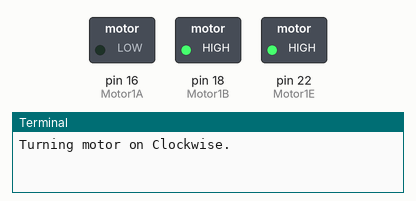
Recording of a program running on a simulated Raspberry Pi (header pin numbers). Shown: switched loads named in the program (green lamp = pin HIGH), the last lines printed to the terminal. At 10.0 s the program stops and its outputs stay as they are.

Above: at 0.1 s.
At 5.1 s:
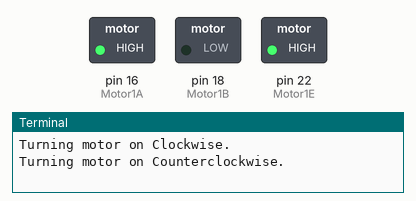
At 10.1 s:
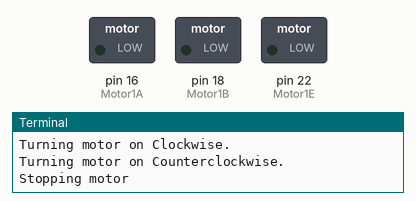
Timing chart, 0 to 11.5 s (numbered marks = the images above):
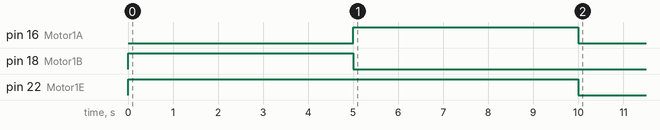

Measured:
- by itself, pin 16 (Motor1A): LOW → HIGH at 5.0 s, → LOW 5.0 s later
- by itself, pin 18 (Motor1B): LOW → HIGH at 0.00 s, → LOW 5.0 s later
- by itself, pin 22 (Motor1E): LOW → HIGH at 0.00 s, → LOW 10.0 s later

The program:

L293D.py
```python
#!/usr/bin/env
#__author__ = "Powen Ko"
import RPi.GPIO as GPIO
from time import sleep

GPIO.setmode(GPIO.BOARD)

Motor1A = 16
Motor1B = 18
Motor1E = 22

GPIO.setup(Motor1A,GPIO.OUT)
GPIO.setup(Motor1B,GPIO.OUT)
GPIO.setup(Motor1E,GPIO.OUT)

print "Turning motor on Clockwise."
GPIO.output(Motor1A,GPIO.LOW)
GPIO.output(Motor1B,GPIO.HIGH)
GPIO.output(Motor1E,GPIO.HIGH)

sleep(5)

print "Turning motor on Counterclockwise."
GPIO.output(Motor1A,GPIO.HIGH )
GPIO.output(Motor1B,GPIO.LOW)
GPIO.output(Motor1E,GPIO.HIGH)

sleep(5)

print "Stopping motor"
GPIO.output(Motor1E,GPIO.LOW)

GPIO.cleanup()
```
